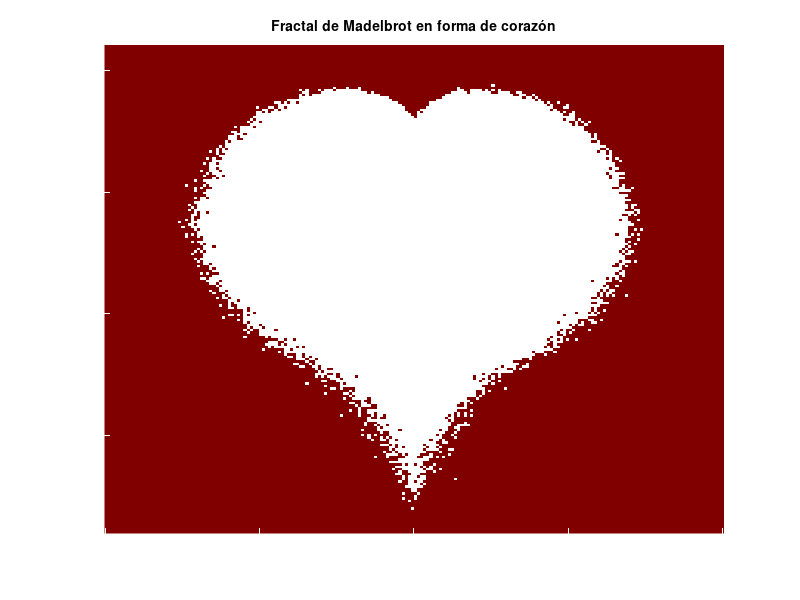

Source code (MATLAB):
function corazonfractal
%
% Variación del fractal estándar de Mandelbrot que converge hacia la forma de un corazón.
%
n = 300;
N = 200;
% Grid
x = linspace(-1, 1, N);
y = linspace(-1.4, .6, N);
[X,Y] = meshgrid(x, y);
Z = X + 1i*Y;
Zn = Z;figure
set(gcf, 'Color',[1 1 1]);
for j=1:n
    Zn = - 1i*(Zn).^2 + (rand(N,N).^(1/5)).*Z;  % Mandelbrot con ruido aleatorio.
    M = abs(Zn);
    ind1 = find(M,2);
    %M(ind1) = 0;    % ???
    %M(ind1) = -1;   % ???
    m = .5;
    imagesc(x, y, (M)/m)
    colormap([1 1 1; .50 .0 .0])
    set(gca,'YDir','normal','Box', 'off','XColor', [1 1 1], 'YColor', [1 1 1])
    title(n-j)
    pause(0.01)
end
title('Fractal de Madelbrot en forma de corazón', 'fontsize', 10)
